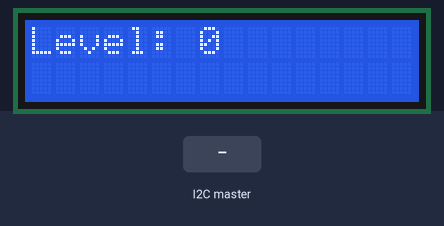
A sketch run on a simulated Arduino Uno, built with avr-gcc and run on an emulated ATmega328P. On the bench: 16×2 character LCD. The inputs (shaded band) are chosen by the test bench.

Above: at 1.2 s.
1.3 s: the I2C master sends the byte 90
At 2.1 s:
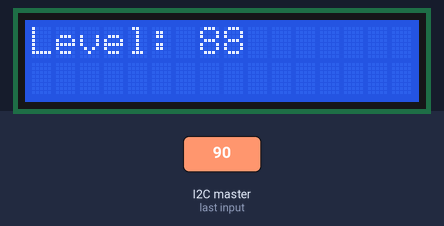
2.8 s: the I2C master sends the byte 200
At 3.3 s:
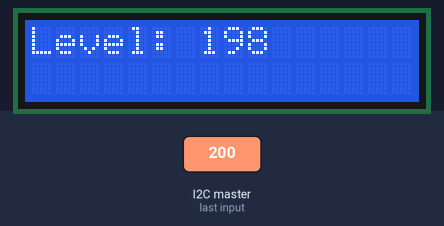
Timing chart, 0 to 5.8 s (numbered marks = the images above; inputs shaded):
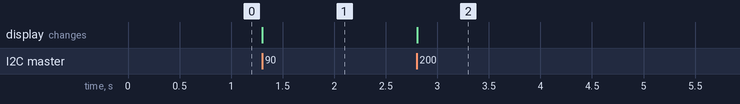

Measured:
- after the input at 1.3 s, the display: changes at once (image 1)
- after the input at 2.8 s, the display: changes at once (image 2)

The sketch:

arduino_lcd_setup.ino
```cpp
#include <Wire.h>
#include <LiquidCrystal_I2C.h>
#include <stdint.h>

#define STM32_ADDRESS 0x33    //address of STM32 Nucleo

LiquidCrystal_I2C lcd(0x27, 16, 2);   //LCD interface


uint8_t receivedData = 0, sentData = 0;
uint16_t level = 0;

void setup() {
  //setting up i2c
  Wire.begin(STM32_ADDRESS);
  Wire.onRequest(requestEvent);   //requestEvent is called when data is requested by STM32
  Wire.onReceive(receiveEvent);   //receiveEvent is called when data is received from STM32

  //lcd setup
  lcd.init(); // initialize the lcd
  lcd.backlight(); // Turn on backlight

  Serial.begin(9600);
}

void loop()
{
    lcd.setCursor(0, 0);
    lcd.print("Level: ");
    lcd.print(level);
}

void requestEvent()   //when data is requested by the STM32
{
  Wire.write(String(sentData).c_str());
}

void receiveEvent(int howMany)   //when data is received from the STM32
{
  receivedData = Wire.read();

  if (receivedData > 2)
  {
    level = receivedData - 2;
  }
}
```
